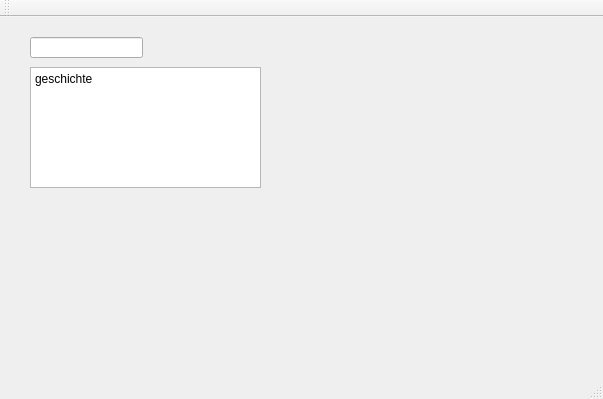
<?xml version="1.0" encoding="UTF-8"?>
<ui version="4.0">
 <class>MainWindow</class>
 <widget class="QMainWindow" name="MainWindow">
  <property name="geometry">
   <rect>
    <x>0</x>
    <y>0</y>
    <width>603</width>
    <height>399</height>
   </rect>
  </property>
  <property name="windowTitle">
   <string>MainWindow</string>
  </property>
  <widget class="QWidget" name="centralWidget">
   <widget class="QLineEdit" name="lineEdit">
    <property name="geometry">
     <rect>
      <x>30</x>
      <y>20</y>
      <width>113</width>
      <height>21</height>
     </rect>
    </property>
   </widget>
   <widget class="QPlainTextEdit" name="plainTextEdit">
    <property name="geometry">
     <rect>
      <x>30</x>
      <y>50</y>
      <width>231</width>
      <height>121</height>
     </rect>
    </property>
    <property name="plainText">
     <string>geschichte</string>
    </property>
   </widget>
  </widget>
  <widget class="QMenuBar" name="menuBar">
   <property name="geometry">
    <rect>
     <x>0</x>
     <y>0</y>
     <width>603</width>
     <height>22</height>
    </rect>
   </property>
  </widget>
  <widget class="QToolBar" name="mainToolBar">
   <attribute name="toolBarArea">
    <enum>TopToolBarArea</enum>
   </attribute>
   <attribute name="toolBarBreak">
    <bool>false</bool>
   </attribute>
  </widget>
  <widget class="QStatusBar" name="statusBar"/>
 </widget>
 <layoutdefault spacing="6" margin="11"/>
 <resources/>
 <connections/>
</ui>
